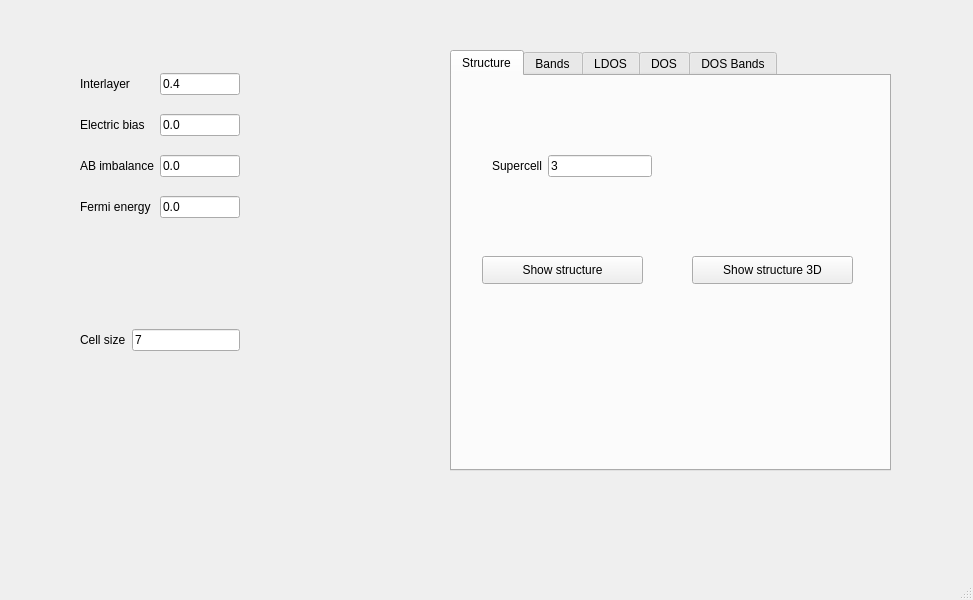
<?xml version="1.0" encoding="UTF-8"?>
<ui version="4.0">
 <class>MainWindow</class>
 <widget class="QMainWindow" name="MainWindow">
  <property name="geometry">
   <rect>
    <x>0</x>
    <y>0</y>
    <width>973</width>
    <height>600</height>
   </rect>
  </property>
  <property name="windowTitle">
   <string>Twisted bilayer graphene</string>
  </property>
  <widget class="QWidget" name="centralwidget">
   <widget class="QWidget" name="gridLayoutWidget">
    <property name="geometry">
     <rect>
      <x>80</x>
      <y>60</y>
      <width>160</width>
      <height>173</height>
     </rect>
    </property>
    <layout class="QGridLayout" name="gridLayout">
     <item row="0" column="0">
      <widget class="QLabel" name="label">
       <property name="text">
        <string>Interlayer</string>
       </property>
      </widget>
     </item>
     <item row="1" column="0">
      <widget class="QLabel" name="label_2">
       <property name="text">
        <string>Electric bias</string>
       </property>
      </widget>
     </item>
     <item row="2" column="0">
      <widget class="QLabel" name="label_3">
       <property name="text">
        <string>AB imbalance</string>
       </property>
      </widget>
     </item>
     <item row="3" column="0">
      <widget class="QLabel" name="label_4">
       <property name="text">
        <string>Fermi energy</string>
       </property>
      </widget>
     </item>
     <item row="0" column="1">
      <widget class="QLineEdit" name="tinter">
       <property name="text">
        <string>0.4</string>
       </property>
      </widget>
     </item>
     <item row="1" column="1">
      <widget class="QLineEdit" name="interlayer_bias">
       <property name="text">
        <string>0.0</string>
       </property>
      </widget>
     </item>
     <item row="2" column="1">
      <widget class="QLineEdit" name="mAB">
       <property name="text">
        <string>0.0</string>
       </property>
      </widget>
     </item>
     <item row="3" column="1">
      <widget class="QLineEdit" name="fermi">
       <property name="text">
        <string>0.0</string>
       </property>
      </widget>
     </item>
    </layout>
   </widget>
   <widget class="QWidget" name="gridLayoutWidget_2">
    <property name="geometry">
     <rect>
      <x>80</x>
      <y>300</y>
      <width>160</width>
      <height>80</height>
     </rect>
    </property>
    <layout class="QGridLayout" name="gridLayout_2">
     <item row="0" column="0">
      <widget class="QLabel" name="label_5">
       <property name="text">
        <string>Cell size</string>
       </property>
      </widget>
     </item>
     <item row="0" column="1">
      <widget class="QLineEdit" name="cell_size">
       <property name="text">
        <string>7</string>
       </property>
      </widget>
     </item>
    </layout>
   </widget>
   <widget class="QTabWidget" name="tabWidget">
    <property name="geometry">
     <rect>
      <x>450</x>
      <y>50</y>
      <width>441</width>
      <height>421</height>
     </rect>
    </property>
    <property name="currentIndex">
     <number>0</number>
    </property>
    <widget class="QWidget" name="tab_2">
     <attribute name="title">
      <string>Structure</string>
     </attribute>
     <widget class="QPushButton" name="show_structure">
      <property name="geometry">
       <rect>
        <x>30</x>
        <y>180</y>
        <width>161</width>
        <height>28</height>
       </rect>
      </property>
      <property name="text">
       <string>Show structure</string>
      </property>
     </widget>
     <widget class="QWidget" name="gridLayoutWidget_5">
      <property name="geometry">
       <rect>
        <x>40</x>
        <y>50</y>
        <width>160</width>
        <height>80</height>
       </rect>
      </property>
      <layout class="QGridLayout" name="gridLayout_5">
       <item row="0" column="1">
        <widget class="QLineEdit" name="nsuper_struct">
         <property name="text">
          <string>3</string>
         </property>
        </widget>
       </item>
       <item row="0" column="0">
        <widget class="QLabel" name="label_12">
         <property name="text">
          <string>Supercell</string>
         </property>
        </widget>
       </item>
      </layout>
     </widget>
     <widget class="QPushButton" name="show_structure_3d">
      <property name="geometry">
       <rect>
        <x>240</x>
        <y>180</y>
        <width>161</width>
        <height>28</height>
       </rect>
      </property>
      <property name="text">
       <string>Show structure 3D</string>
      </property>
     </widget>
    </widget>
    <widget class="QWidget" name="tab">
     <attribute name="title">
      <string>Bands</string>
     </attribute>
     <widget class="QWidget" name="gridLayoutWidget_3">
      <property name="geometry">
       <rect>
        <x>10</x>
        <y>10</y>
        <width>160</width>
        <height>100</height>
       </rect>
      </property>
      <layout class="QGridLayout" name="gridLayout_3">
       <item row="2" column="0">
        <widget class="QLabel" name="label_7">
         <property name="text">
          <string>nbands</string>
         </property>
        </widget>
       </item>
       <item row="1" column="0">
        <widget class="QLabel" name="label_6">
         <property name="text">
          <string>nkpoints</string>
         </property>
        </widget>
       </item>
       <item row="2" column="1">
        <widget class="QLineEdit" name="nbands">
         <property name="text">
          <string>20</string>
         </property>
        </widget>
       </item>
       <item row="1" column="1">
        <widget class="QLineEdit" name="nk_bands">
         <property name="text">
          <string>100</string>
         </property>
        </widget>
       </item>
       <item row="0" column="0">
        <widget class="QLabel" name="label_16">
         <property name="text">
          <string>Operator</string>
         </property>
        </widget>
       </item>
       <item row="0" column="1">
        <widget class="QComboBox" name="bands_operator">
         <item>
          <property name="text">
           <string>None</string>
          </property>
         </item>
         <item>
          <property name="text">
           <string>Valley</string>
          </property>
         </item>
        </widget>
       </item>
      </layout>
     </widget>
     <widget class="QPushButton" name="show_bands">
      <property name="geometry">
       <rect>
        <x>60</x>
        <y>130</y>
        <width>141</width>
        <height>28</height>
       </rect>
      </property>
      <property name="text">
       <string>Bandstructure</string>
      </property>
     </widget>
    </widget>
    <widget class="QWidget" name="tab_3">
     <attribute name="title">
      <string>LDOS</string>
     </attribute>
     <widget class="QPushButton" name="show_ldos">
      <property name="geometry">
       <rect>
        <x>70</x>
        <y>280</y>
        <width>105</width>
        <height>28</height>
       </rect>
      </property>
      <property name="text">
       <string>Show LDOS</string>
      </property>
     </widget>
     <widget class="QWidget" name="gridLayoutWidget_4">
      <property name="geometry">
       <rect>
        <x>40</x>
        <y>10</y>
        <width>160</width>
        <height>140</height>
       </rect>
      </property>
      <layout class="QGridLayout" name="gridLayout_4">
       <item row="0" column="1">
        <widget class="QLineEdit" name="delta_ldos">
         <property name="text">
          <string>0.01</string>
         </property>
        </widget>
       </item>
       <item row="1" column="0">
        <widget class="QLabel" name="label_9">
         <property name="text">
          <string>Energy</string>
         </property>
        </widget>
       </item>
       <item row="3" column="1">
        <widget class="QLineEdit" name="nsuper_ldos">
         <property name="text">
          <string>3</string>
         </property>
        </widget>
       </item>
       <item row="3" column="0">
        <widget class="QLabel" name="label_10">
         <property name="text">
          <string>Supercell</string>
         </property>
        </widget>
       </item>
       <item row="1" column="1">
        <widget class="QLineEdit" name="energy_ldos">
         <property name="text">
          <string>0.0</string>
         </property>
        </widget>
       </item>
       <item row="0" column="0">
        <widget class="QLabel" name="label_8">
         <property name="text">
          <string>Smearing</string>
         </property>
        </widget>
       </item>
       <item row="2" column="0">
        <widget class="QLabel" name="label_11">
         <property name="text">
          <string># kpoints</string>
         </property>
        </widget>
       </item>
       <item row="2" column="1">
        <widget class="QLineEdit" name="nk_ldos">
         <property name="text">
          <string>10</string>
         </property>
        </widget>
       </item>
      </layout>
     </widget>
    </widget>
    <widget class="QWidget" name="tab_4">
     <attribute name="title">
      <string>DOS</string>
     </attribute>
     <widget class="QWidget" name="gridLayoutWidget_6">
      <property name="geometry">
       <rect>
        <x>60</x>
        <y>30</y>
        <width>241</width>
        <height>176</height>
       </rect>
      </property>
      <layout class="QGridLayout" name="gridLayout_6">
       <item row="0" column="1">
        <widget class="QLineEdit" name="delta_dos">
         <property name="enabled">
          <bool>false</bool>
         </property>
         <property name="text">
          <string>0.01</string>
         </property>
        </widget>
       </item>
       <item row="2" column="1">
        <widget class="QLineEdit" name="nume_dos">
         <property name="enabled">
          <bool>false</bool>
         </property>
         <property name="text">
          <string>4000</string>
         </property>
        </widget>
       </item>
       <item row="3" column="1">
        <widget class="QLineEdit" name="numpol_dos">
         <property name="text">
          <string>1000</string>
         </property>
        </widget>
       </item>
       <item row="4" column="0">
        <widget class="QLabel" name="label_17">
         <property name="text">
          <string># kpoints</string>
         </property>
        </widget>
       </item>
       <item row="2" column="0">
        <widget class="QLabel" name="label_14">
         <property name="enabled">
          <bool>false</bool>
         </property>
         <property name="text">
          <string># of energies</string>
         </property>
        </widget>
       </item>
       <item row="0" column="0">
        <widget class="QLabel" name="label_13">
         <property name="enabled">
          <bool>false</bool>
         </property>
         <property name="text">
          <string>Smearing</string>
         </property>
        </widget>
       </item>
       <item row="3" column="0">
        <widget class="QLabel" name="label_15">
         <property name="text">
          <string># polynomials</string>
         </property>
        </widget>
       </item>
       <item row="4" column="1">
        <widget class="QLineEdit" name="nk_dos">
         <property name="text">
          <string>200</string>
         </property>
        </widget>
       </item>
       <item row="1" column="0">
        <widget class="QLabel" name="label_18">
         <property name="text">
          <string>Energy window</string>
         </property>
        </widget>
       </item>
       <item row="1" column="1">
        <widget class="QLineEdit" name="ewindow_dos">
         <property name="text">
          <string>0.5</string>
         </property>
        </widget>
       </item>
      </layout>
     </widget>
     <widget class="QPushButton" name="show_dos">
      <property name="geometry">
       <rect>
        <x>100</x>
        <y>290</y>
        <width>105</width>
        <height>28</height>
       </rect>
      </property>
      <property name="text">
       <string>Show DOS</string>
      </property>
     </widget>
    </widget>
    <widget class="QWidget" name="tab_5">
     <attribute name="title">
      <string>DOS Bands</string>
     </attribute>
     <widget class="QPushButton" name="show_dosbands">
      <property name="geometry">
       <rect>
        <x>200</x>
        <y>340</y>
        <width>171</width>
        <height>28</height>
       </rect>
      </property>
      <property name="toolTip">
       <string>This is equivalent to band structure calculation, but it can be applied for very large systems</string>
      </property>
      <property name="text">
       <string>Show DOS Bands</string>
      </property>
     </widget>
     <widget class="QWidget" name="gridLayoutWidget_11">
      <property name="geometry">
       <rect>
        <x>50</x>
        <y>40</y>
        <width>201</width>
        <height>212</height>
       </rect>
      </property>
      <layout class="QGridLayout" name="gridLayout_11">
       <item row="1" column="1">
        <widget class="QLineEdit" name="delta_kbands">
         <property name="text">
          <string>0.01</string>
         </property>
        </widget>
       </item>
       <item row="3" column="0">
        <widget class="QLabel" name="label_29">
         <property name="text">
          <string>Energy window</string>
         </property>
        </widget>
       </item>
       <item row="3" column="1">
        <widget class="QLineEdit" name="window_kbands">
         <property name="text">
          <string>0.5</string>
         </property>
        </widget>
       </item>
       <item row="5" column="0">
        <widget class="QLabel" name="label_31">
         <property name="text">
          <string># vectors</string>
         </property>
        </widget>
       </item>
       <item row="5" column="1">
        <widget class="QLineEdit" name="nv_kbands">
         <property name="toolTip">
          <string>Number of vectors in KPM, increase this number to remove noise</string>
         </property>
         <property name="text">
          <string>2</string>
         </property>
        </widget>
       </item>
       <item row="1" column="0">
        <widget class="QLabel" name="label_27">
         <property name="text">
          <string>Smearing</string>
         </property>
        </widget>
       </item>
       <item row="2" column="1">
        <widget class="QLineEdit" name="ne_kbands">
         <property name="text">
          <string>400</string>
         </property>
        </widget>
       </item>
       <item row="2" column="0">
        <widget class="QLabel" name="label_28">
         <property name="text">
          <string># of energies</string>
         </property>
        </widget>
       </item>
       <item row="4" column="0">
        <widget class="QLabel" name="label_30">
         <property name="text">
          <string>KPM scale</string>
         </property>
        </widget>
       </item>
       <item row="4" column="1">
        <widget class="QLineEdit" name="scale_kbands">
         <property name="text">
          <string>4.0</string>
         </property>
        </widget>
       </item>
       <item row="0" column="1">
        <widget class="QLineEdit" name="nk_kbands">
         <property name="text">
          <string>100</string>
         </property>
        </widget>
       </item>
       <item row="0" column="0">
        <widget class="QLabel" name="label_19">
         <property name="text">
          <string># of kpoints</string>
         </property>
        </widget>
       </item>
      </layout>
     </widget>
    </widget>
   </widget>
  </widget>
  <widget class="QMenuBar" name="menubar">
   <property name="geometry">
    <rect>
     <x>0</x>
     <y>0</y>
     <width>973</width>
     <height>25</height>
    </rect>
   </property>
  </widget>
  <widget class="QStatusBar" name="statusbar"/>
 </widget>
 <resources/>
 <connections/>
</ui>
